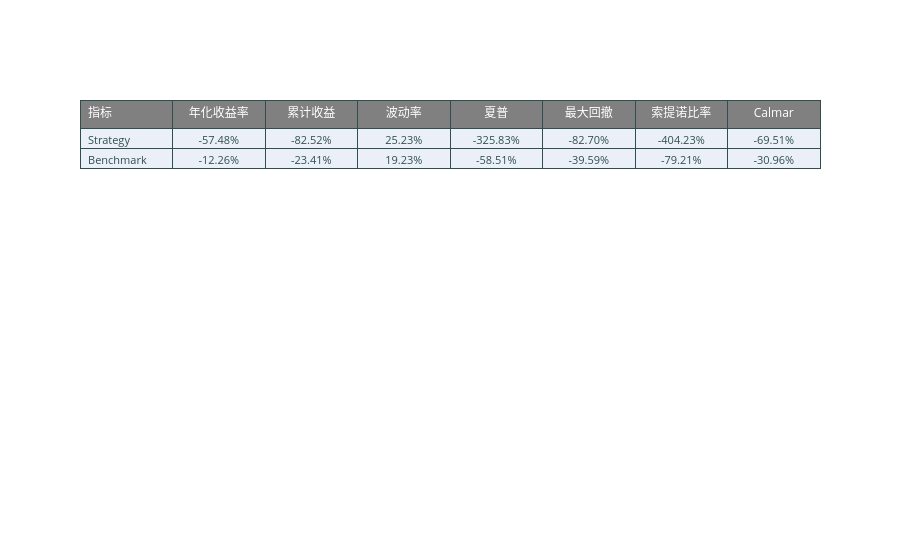
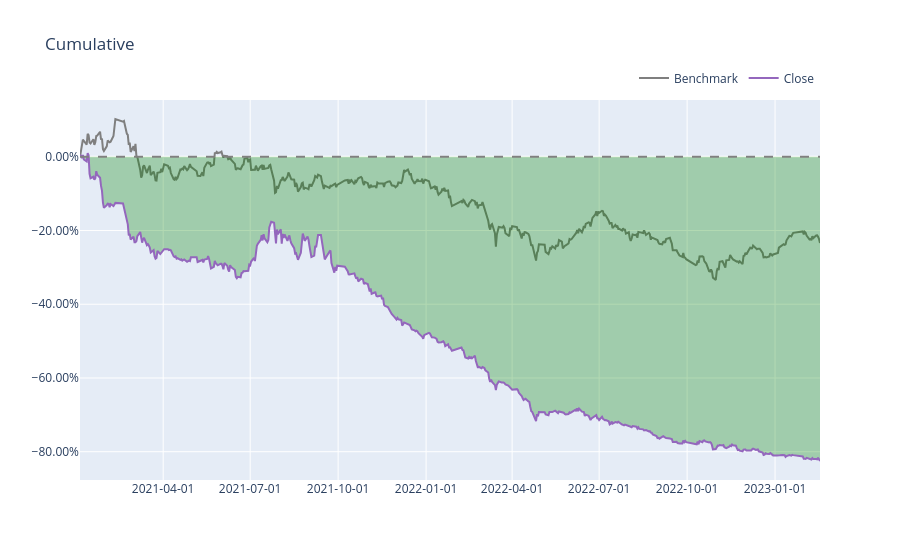
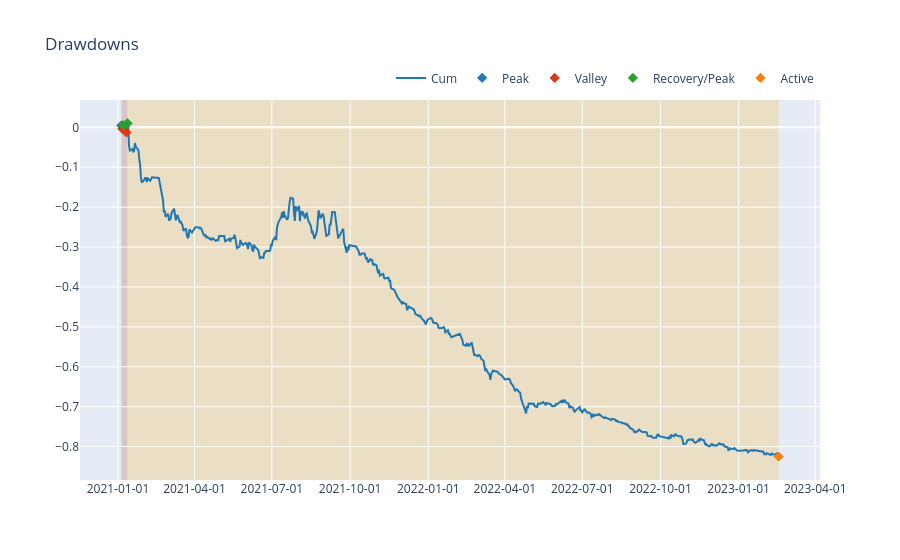
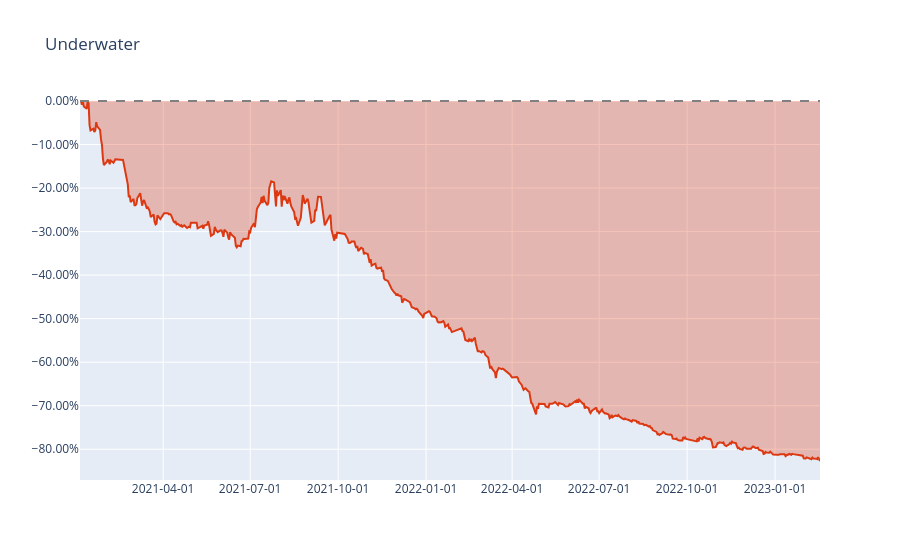

These figures' notebook cell, in order:
### Code cell
for chart in report_158:
    
    chart.show()

### Figure 1 — Plotly figure (JSON) as saved in the notebook; plotly's stock layout.template omitted (floating-point values rounded to 4 significant figures)
{"data": [{"cells": {"align": ["left", "center"], "font": {"color": "darkslategray", "size": 11}, "line": {"color": "darkslategray"}, "values": [["Strategy", "Benchmark"], ["-57.48%", "-12.26%"], ["-82.52%", "-23.41%"], ["25.23%", "19.23%"], ["-325.83%", "-58.51%"], ["-82.70%", "-39.59%"], ["-404.23%", "-79.21%"], ["-69.51%", "-30.96%"]]}, "header": {"align": ["left", "center"], "fill": {"color": "grey"}, "font": {"color": "white", "size": 12}, "line": {"color": "darkslategray"}, "values": ["指标", "年化收益率", "累计收益", "波动率", "夏普", "最大回撤", "索提诺比率", "Calmar"]}, "type": "table", "uid": "031e8dd6-d9be-4a0a-b248-26e9f24f4fe9"}], "layout": {}}

### Figure 2 — Plotly figure (JSON) as saved in the notebook; plotly's stock layout.template omitted (floating-point values rounded to 4 significant figures; data arrays with more than 128 entries replaced by an {"elided": "..."} marker saying what was removed)
{"data": [{"line": {"color": "#7f7f7f"}, "name": "Benchmark", "type": "scatter", "uid": "5259d929-6bf0-41e6-9872-e8d20fb1ebed", "x": {"elided": "514 str values"}, "y": {"elided": "514 float values"}}, {"hoverinfo": "skip", "line": {"color": "rgba(0, 0, 0, 0)", "width": 0}, "opacity": 0, "showlegend": false, "type": "scatter", "uid": "5a3357f5-fc1f-4673-b945-d8bd33d52003", "x": {"elided": "514 str values"}, "y": {"elided": "514 int values"}}, {"connectgaps": false, "fill": "tonexty", "fillcolor": "rgba(255, 0, 0, 0.3)", "hoverinfo": "skip", "line": {"color": "rgba(0, 0, 0, 0)", "width": 0}, "opacity": 0, "showlegend": false, "type": "scatter", "uid": "cb6a5ae8-eb33-473e-bec5-bb28f49c7d99", "x": {"elided": "514 str values"}, "y": {"elided": "514 float values"}}, {"hoverinfo": "skip", "line": {"color": "rgba(0, 0, 0, 0)", "width": 0}, "opacity": 0, "showlegend": false, "type": "scatter", "uid": "c51cd95e-87a7-4d88-83bb-5ce9c31fc714", "x": {"elided": "514 str values"}, "y": {"elided": "514 int values"}}, {"connectgaps": false, "fill": "tonexty", "fillcolor": "rgba(0, 128, 0, 0.3)", "hoverinfo": "skip", "line": {"color": "rgba(0, 0, 0, 0)", "width": 0}, "opacity": 0, "showlegend": false, "type": "scatter", "uid": "c0a89f2b-f5a3-47f7-9ca5-cb5cf24cb359", "x": {"elided": "514 str values"}, "y": {"elided": "514 float values"}}, {"line": {"color": "#9467bd"}, "name": "Close", "type": "scatter", "uid": "c5d0156a-80a6-473a-8dfb-bb7612fe6aaa", "x": {"elided": "514 str values"}, "y": {"elided": "514 float values"}}, {"hoverinfo": "skip", "line": {"color": "rgba(0, 0, 0, 0)", "width": 0}, "opacity": 0, "showlegend": false, "type": "scatter", "uid": "4c683ec6-7ac4-4552-a07a-921af1a2c1ce", "x": {"elided": "514 str values"}, "y": {"elided": "514 int values"}}], "layout": {"hovermode": "x unified", "legend": {"orientation": "h", "traceorder": "normal", "x": 1, "xanchor": "right", "y": 1.02, "yanchor": "bottom"}, "shapes": [{"line": {"color": "gray", "dash": "dash"}, "type": "line", "x0": 0, "x1": 1, "xref": "paper", "y0": 0, "y1": 0, "yref": "y"}], "title": {"text": "Cumulative"}, "xaxis": {"tickformat": "%Y-%m-%d"}, "yaxis": {"tickformat": ".2%"}}}

### Figure 3 — Plotly figure (JSON) as saved in the notebook; plotly's stock layout.template omitted (floating-point values rounded to 4 significant figures; data arrays with more than 128 entries replaced by an {"elided": "..."} marker saying what was removed)
{"data": [{"line": {"color": "#1f77b4"}, "name": "Cum", "type": "scatter", "uid": "e0d1c24e-432e-4bff-a149-372426a3c7c5", "x": {"elided": "514 str values"}, "y": {"elided": "514 float values"}}, {"customdata": [[1, "2021-01-12T00:00:00"], [2, "2021-01-07T00:00:00"], [3, "2021-01-05T00:00:00"], [4, null], [5, null]], "hovertemplate": "<br>Top Drawdowns id:%{customdata[0]}<br>Peak Date:%{x:%Y-%m-%d}<br>Peak Value:%{y:.2f}", "marker": {"color": "#1f77b4", "line": {"color": "#1f77b4", "width": 1}, "size": 7, "symbol": "diamond"}, "mode": "markers", "name": "Peak", "type": "scatter", "uid": "c26e8462-b755-467b-b0b0-ae20373888ad", "x": ["2021-01-12T00:00:00", "2021-01-07T00:00:00", "2021-01-05T00:00:00", null, null], "y": [0.01, 0.005072, 0.004761, null, null]}, {"customdata": [[2, 0.01783, 3], [3, 0.008433, 2]], "hovertemplate": "<br>Top Drawdowns id: %{customdata[0]}<br>Valley Date: %{x:%Y-%m-%d}<br>Valley Value: %{y:.2f}<br>Drawdown: %{customdata[1]:.2%}<br>Duration: %{customdata[2]}", "marker": {"color": "#dc3912", "line": {"color": "#dc3912", "width": 1}, "size": 7, "symbol": "diamond"}, "mode": "markers", "name": "Valley", "type": "scatter", "uid": "f4ebf2ed-01c7-4ae2-bc7f-d48e8838898e", "x": ["2021-01-11T00:00:00", "2021-01-06T00:00:00"], "y": [-0.01285, -0.003713]}, {"customdata": [[2, 0.01783, 2, 4], [3, 0.008433, 2, 3]], "hovertemplate": "<br>Top Drawdowns id: %{customdata[0]}<br>Recovery/Peak Date: %{x:%Y-%m-%d}<br>Recovery/Peak Value: %{y:.2f}<br>Return: %{customdata[1]:.2%}<br>End Duration: %{customdata[2]}<br>Duration: %{customdata[3]}", "marker": {"color": "#2ca02c", "line": {"color": "#2ca02c", "width": 1}, "size": 7, "symbol": "diamond"}, "mode": "markers", "name": "Recovery/Peak", "type": "scatter", "uid": "030c8f54-ccfe-489d-a4fc-d9c0ce9508d2", "x": ["2021-01-12T00:00:00", "2021-01-07T00:00:00"], "y": [0.01, 0.005072]}, {"customdata": [[1, 0.827, 549], [4, null, 549], [5, null, 549]], "hovertemplate": "<br>Top Drawdowns id: %{customdata[0]}<br>Active Date: %{x:%Y-%m-%d}<br>Active Value: %{y:.2}<br>Return: %{customdata[1]:.2%}<br>Duration: %{customdata[2]}", "marker": {"color": "#ff7f0e", "line": {"color": "#ff7f0e", "width": 1}, "size": 7, "symbol": "diamond"}, "mode": "markers", "name": "Active", "type": "scatter", "uid": "78a693ea-6113-4e51-ae72-e28201a7a155", "x": ["2023-02-17T00:00:00"], "y": [-0.8252]}], "layout": {"hovermode": "x unified", "legend": {"orientation": "h", "traceorder": "normal", "x": 1, "xanchor": "right", "y": 1.02, "yanchor": "bottom"}, "shapes": [{"fillcolor": "red", "layer": "below", "line": {"width": 0}, "opacity": 0.2, "type": "rect", "x0": "2021-01-07T00:00:00", "x1": "2021-01-11T00:00:00", "xref": "x", "y0": 0, "y1": 1, "yref": "paper"}, {"fillcolor": "red", "layer": "below", "line": {"width": 0}, "opacity": 0.2, "type": "rect", "x0": "2021-01-05T00:00:00", "x1": "2021-01-06T00:00:00", "xref": "x", "y0": 0, "y1": 1, "yref": "paper"}, {"fillcolor": "green", "layer": "below", "line": {"width": 0}, "opacity": 0.2, "type": "rect", "x0": "2021-01-11T00:00:00", "x1": "2021-01-12T00:00:00", "xref": "x", "y0": 0, "y1": 1, "yref": "paper"}, {"fillcolor": "green", "layer": "below", "line": {"width": 0}, "opacity": 0.2, "type": "rect", "x0": "2021-01-06T00:00:00", "x1": "2021-01-07T00:00:00", "xref": "x", "y0": 0, "y1": 1, "yref": "paper"}, {"fillcolor": "orange", "layer": "below", "line": {"width": 0}, "opacity": 0.2, "type": "rect", "x0": "2021-01-12T00:00:00", "x1": "2023-02-17T00:00:00", "xref": "x", "y0": 0, "y1": 1, "yref": "paper"}], "title": {"text": "Drawdowns"}, "xaxis": {"tickformat": "%Y-%m-%d"}}}

### Figure 4 — Plotly figure (JSON) as saved in the notebook; plotly's stock layout.template omitted (floating-point values rounded to 4 significant figures; data arrays with more than 128 entries replaced by an {"elided": "..."} marker saying what was removed)
{"data": [{"fill": "tozeroy", "fillcolor": "rgba(220,57,18,0.3000)", "hovertemplate": "<br>Drawdown:%{y:.2%}<br>Date:%{x:%Y-%m-%d}", "line": {"color": "#dc3912"}, "name": "UnderWater", "type": "scatter", "uid": "6a380f51-b7a5-4584-9942-6a758c45b856", "x": {"elided": "514 str values"}, "y": {"elided": "514 float values"}}], "layout": {"hovermode": "x unified", "legend": {"orientation": "h", "traceorder": "normal", "x": 1, "xanchor": "right", "y": 1.02, "yanchor": "bottom"}, "shapes": [{"line": {"color": "gray", "dash": "dash"}, "type": "line", "x0": 0, "x1": 1, "xref": "paper", "y0": 0, "y1": 0, "yref": "y"}], "title": {"text": "Underwater"}, "xaxis": {"tickformat": "%Y-%m-%d"}, "yaxis": {"tickformat": ".2%"}}}
